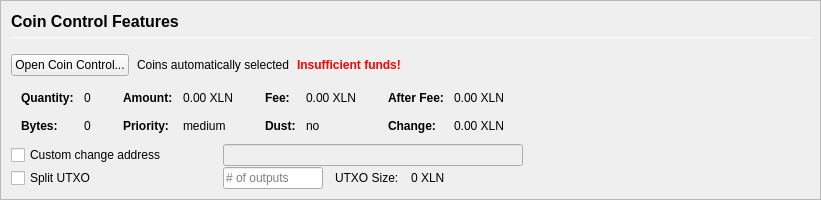
         <widget class="QFrame" name="frameCoinControl">
          <property name="sizePolicy">
           <sizepolicy hsizetype="Expanding" vsizetype="Expanding">
            <horstretch>0</horstretch>
            <verstretch>0</verstretch>
           </sizepolicy>
          </property>
          <property name="maximumSize">
           <size>
            <width>16777215</width>
            <height>16777215</height>
           </size>
          </property>
          <property name="frameShape">
           <enum>QFrame::StyledPanel</enum>
          </property>
          <property name="frameShadow">
           <enum>QFrame::Sunken</enum>
          </property>
          <layout class="QVBoxLayout" name="verticalLayoutCoinControl2">
           <property name="spacing">
            <number>0</number>
           </property>
           <property name="leftMargin">
            <number>0</number>
           </property>
           <property name="topMargin">
            <number>0</number>
           </property>
           <property name="rightMargin">
            <number>0</number>
           </property>
           <property name="bottomMargin">
            <number>0</number>
           </property>
           <item>
            <widget class="QFrame" name="frameCoinControl_BG">
             <layout class="QVBoxLayout" name="verticalLayoutCoinControl" stretch="0,0,0,0,0,0">
              <property name="spacing">
               <number>1</number>
              </property>
              <property name="leftMargin">
               <number>10</number>
              </property>
              <property name="topMargin">
               <number>10</number>
              </property>
              <item>
               <layout class="QHBoxLayout" name="horizontalLayoutCoinControl1">
                <property name="bottomMargin">
                 <number>15</number>
                </property>
                <item>
                 <layout class="QVBoxLayout" name="verticalLayout_3">
                  <property name="spacing">
                   <number>6</number>
                  </property>
                  <item>
                   <widget class="QLabel" name="labelCoinControlFeatures">
                    <property name="sizePolicy">
                     <sizepolicy hsizetype="Preferred" vsizetype="Maximum">
                      <horstretch>0</horstretch>
                      <verstretch>0</verstretch>
                     </sizepolicy>
                    </property>
                    <property name="minimumSize">
                     <size>
                      <width>0</width>
                      <height>20</height>
                     </size>
                    </property>
                    <property name="font">
                     <font>
                      <pointsize>12</pointsize>
                      <weight>75</weight>
                      <bold>true</bold>
                     </font>
                    </property>
                    <property name="styleSheet">
                     <string notr="true">font-weight:bold;</string>
                    </property>
                    <property name="text">
                     <string>Coin Control Features</string>
                    </property>
                   </widget>
                  </item>
                  <item>
                   <widget class="Line" name="line">
                    <property name="minimumSize">
                     <size>
                      <width>0</width>
                      <height>1</height>
                     </size>
                    </property>
                    <property name="maximumSize">
                     <size>
                      <width>16777215</width>
                      <height>1</height>
                     </size>
                    </property>
                    <property name="orientation">
                     <enum>Qt::Horizontal</enum>
                    </property>
                   </widget>
                  </item>
                 </layout>
                </item>
               </layout>
              </item>
              <item>
               <layout class="QHBoxLayout" name="horizontalLayoutCoinControl2" stretch="0,0,0,0">
                <property name="spacing">
                 <number>8</number>
                </property>
                <property name="bottomMargin">
                 <number>10</number>
                </property>
                <item>
                 <widget class="QPushButton" name="pushButtonCoinControl">
                  <property name="styleSheet">
                   <string notr="true"/>
                  </property>
                  <property name="text">
                   <string>Open Coin Control...</string>
                  </property>
                  <property name="autoDefault">
                   <bool>false</bool>
                  </property>
                 </widget>
                </item>
                <item>
                 <widget class="QLabel" name="labelCoinControlAutomaticallySelected">
                  <property name="text">
                   <string>Coins automatically selected</string>
                  </property>
                  <property name="margin">
                   <number>5</number>
                  </property>
                 </widget>
                </item>
                <item>
                 <widget class="QLabel" name="labelCoinControlInsuffFunds">
                  <property name="font">
                   <font>
                    <weight>75</weight>
                    <bold>true</bold>
                   </font>
                  </property>
                  <property name="styleSheet">
                   <string notr="true">color:red;font-weight:bold;</string>
                  </property>
                  <property name="text">
                   <string>Insufficient funds!</string>
                  </property>
                  <property name="margin">
                   <number>5</number>
                  </property>
                 </widget>
                </item>
                <item>
                 <spacer name="horizontalSpacerCoinControl">
                  <property name="orientation">
                   <enum>Qt::Horizontal</enum>
                  </property>
                  <property name="sizeHint" stdset="0">
                   <size>
                    <width>40</width>
                    <height>1</height>
                   </size>
                  </property>
                 </spacer>
                </item>
               </layout>
              </item>
              <item>
               <widget class="QWidget" name="widgetCoinControl" native="true">
                <property name="sizePolicy">
                 <sizepolicy hsizetype="Preferred" vsizetype="Preferred">
                  <horstretch>0</horstretch>
                  <verstretch>0</verstretch>
                 </sizepolicy>
                </property>
                <property name="minimumSize">
                 <size>
                  <width>0</width>
                  <height>0</height>
                 </size>
                </property>
                <property name="styleSheet">
                 <string notr="true"/>
                </property>
                <layout class="QHBoxLayout" name="horizontalLayoutCoinControl5">
                 <property name="leftMargin">
                  <number>0</number>
                 </property>
                 <property name="topMargin">
                  <number>0</number>
                 </property>
                 <property name="rightMargin">
                  <number>0</number>
                 </property>
                 <property name="bottomMargin">
                  <number>0</number>
                 </property>
                 <item>
                  <layout class="QHBoxLayout" name="horizontalLayoutCoinControl3" stretch="0,0,0,1">
                   <property name="spacing">
                    <number>20</number>
                   </property>
                   <property name="topMargin">
                    <number>0</number>
                   </property>
                   <property name="bottomMargin">
                    <number>10</number>
                   </property>
                   <item>
                    <layout class="QFormLayout" name="formLayoutCoinControl1">
                     <property name="horizontalSpacing">
                      <number>10</number>
                     </property>
                     <property name="verticalSpacing">
                      <number>14</number>
                     </property>
                     <property name="leftMargin">
                      <number>10</number>
                     </property>
                     <property name="topMargin">
                      <number>4</number>
                     </property>
                     <property name="rightMargin">
                      <number>6</number>
                     </property>
                     <item row="0" column="0">
                      <widget class="QLabel" name="labelCoinControlQuantityText">
                       <property name="font">
                        <font>
                         <weight>75</weight>
                         <bold>true</bold>
                        </font>
                       </property>
                       <property name="text">
                        <string>Quantity:</string>
                       </property>
                       <property name="margin">
                        <number>0</number>
                       </property>
                      </widget>
                     </item>
                     <item row="0" column="1">
                      <widget class="QLabel" name="labelCoinControlQuantity">
                       <property name="cursor">
                        <cursorShape>IBeamCursor</cursorShape>
                       </property>
                       <property name="contextMenuPolicy">
                        <enum>Qt::ActionsContextMenu</enum>
                       </property>
                       <property name="text">
                        <string notr="true">0</string>
                       </property>
                       <property name="margin">
                        <number>0</number>
                       </property>
                       <property name="textInteractionFlags">
                        <set>Qt::LinksAccessibleByMouse|Qt::TextSelectableByKeyboard|Qt::TextSelectableByMouse</set>
                       </property>
                      </widget>
                     </item>
                     <item row="1" column="0">
                      <widget class="QLabel" name="labelCoinControlBytesText">
                       <property name="font">
                        <font>
                         <weight>75</weight>
                         <bold>true</bold>
                        </font>
                       </property>
                       <property name="text">
                        <string>Bytes:</string>
                       </property>
                      </widget>
                     </item>
                     <item row="1" column="1">
                      <widget class="QLabel" name="labelCoinControlBytes">
                       <property name="cursor">
                        <cursorShape>IBeamCursor</cursorShape>
                       </property>
                       <property name="contextMenuPolicy">
                        <enum>Qt::ActionsContextMenu</enum>
                       </property>
                       <property name="text">
                        <string notr="true">0</string>
                       </property>
                       <property name="textInteractionFlags">
                        <set>Qt::LinksAccessibleByMouse|Qt::TextSelectableByKeyboard|Qt::TextSelectableByMouse</set>
                       </property>
                      </widget>
                     </item>
                    </layout>
                   </item>
                   <item>
                    <layout class="QFormLayout" name="formLayoutCoinControl2">
                     <property name="horizontalSpacing">
                      <number>10</number>
                     </property>
                     <property name="verticalSpacing">
                      <number>14</number>
                     </property>
                     <property name="leftMargin">
                      <number>6</number>
                     </property>
                     <property name="topMargin">
                      <number>4</number>
                     </property>
                     <property name="rightMargin">
                      <number>6</number>
                     </property>
                     <item row="0" column="0">
                      <widget class="QLabel" name="labelCoinControlAmountText">
                       <property name="font">
                        <font>
                         <weight>75</weight>
                         <bold>true</bold>
                        </font>
                       </property>
                       <property name="text">
                        <string>Amount:</string>
                       </property>
                       <property name="margin">
                        <number>0</number>
                       </property>
                      </widget>
                     </item>
                     <item row="0" column="1">
                      <widget class="QLabel" name="labelCoinControlAmount">
                       <property name="cursor">
                        <cursorShape>IBeamCursor</cursorShape>
                       </property>
                       <property name="contextMenuPolicy">
                        <enum>Qt::ActionsContextMenu</enum>
                       </property>
                       <property name="text">
                        <string notr="true">0.00 XLN</string>
                       </property>
                       <property name="textInteractionFlags">
                        <set>Qt::LinksAccessibleByMouse|Qt::TextSelectableByKeyboard|Qt::TextSelectableByMouse</set>
                       </property>
                      </widget>
                     </item>
                     <item row="1" column="0">
                      <widget class="QLabel" name="labelCoinControlPriorityText">
                       <property name="font">
                        <font>
                         <weight>75</weight>
                         <bold>true</bold>
                        </font>
                       </property>
                       <property name="text">
                        <string>Priority:</string>
                       </property>
                      </widget>
                     </item>
                     <item row="1" column="1">
                      <widget class="QLabel" name="labelCoinControlPriority">
                       <property name="cursor">
                        <cursorShape>IBeamCursor</cursorShape>
                       </property>
                       <property name="contextMenuPolicy">
                        <enum>Qt::ActionsContextMenu</enum>
                       </property>
                       <property name="text">
                        <string>medium</string>
                       </property>
                       <property name="textInteractionFlags">
                        <set>Qt::LinksAccessibleByMouse|Qt::TextSelectableByKeyboard|Qt::TextSelectableByMouse</set>
                       </property>
                      </widget>
                     </item>
                    </layout>
                   </item>
                   <item>
                    <layout class="QFormLayout" name="formLayoutCoinControl3">
                     <property name="horizontalSpacing">
                      <number>10</number>
                     </property>
                     <property name="verticalSpacing">
                      <number>14</number>
                     </property>
                     <property name="leftMargin">
                      <number>6</number>
                     </property>
                     <property name="topMargin">
                      <number>4</number>
                     </property>
                     <property name="rightMargin">
                      <number>6</number>
                     </property>
                     <item row="0" column="0">
                      <widget class="QLabel" name="labelCoinControlFeeText">
                       <property name="font">
                        <font>
                         <weight>75</weight>
                         <bold>true</bold>
                        </font>
                       </property>
                       <property name="text">
                        <string>Fee:</string>
                       </property>
                       <property name="margin">
                        <number>0</number>
                       </property>
                      </widget>
                     </item>
                     <item row="0" column="1">
                      <widget class="QLabel" name="labelCoinControlFee">
                       <property name="cursor">
                        <cursorShape>IBeamCursor</cursorShape>
                       </property>
                       <property name="contextMenuPolicy">
                        <enum>Qt::ActionsContextMenu</enum>
                       </property>
                       <property name="text">
                        <string notr="true">0.00 XLN</string>
                       </property>
                       <property name="textInteractionFlags">
                        <set>Qt::LinksAccessibleByMouse|Qt::TextSelectableByKeyboard|Qt::TextSelectableByMouse</set>
                       </property>
                      </widget>
                     </item>
                     <item row="1" column="0">
                      <widget class="QLabel" name="labelCoinControlLowOutputText">
                       <property name="font">
                        <font>
                         <weight>75</weight>
                         <bold>true</bold>
                        </font>
                       </property>
                       <property name="text">
                        <string>Dust:</string>
                       </property>
                      </widget>
                     </item>
                     <item row="1" column="1">
                      <widget class="QLabel" name="labelCoinControlLowOutput">
                       <property name="cursor">
                        <cursorShape>IBeamCursor</cursorShape>
                       </property>
                       <property name="contextMenuPolicy">
                        <enum>Qt::ActionsContextMenu</enum>
                       </property>
                       <property name="text">
                        <string>no</string>
                       </property>
                       <property name="textInteractionFlags">
                        <set>Qt::LinksAccessibleByMouse|Qt::TextSelectableByKeyboard|Qt::TextSelectableByMouse</set>
                       </property>
                      </widget>
                     </item>
                    </layout>
                   </item>
                   <item>
                    <layout class="QFormLayout" name="formLayoutCoinControl4">
                     <property name="horizontalSpacing">
                      <number>10</number>
                     </property>
                     <property name="verticalSpacing">
                      <number>14</number>
                     </property>
                     <property name="leftMargin">
                      <number>6</number>
                     </property>
                     <property name="topMargin">
                      <number>4</number>
                     </property>
                     <property name="rightMargin">
                      <number>6</number>
                     </property>
                     <item row="0" column="0">
                      <widget class="QLabel" name="labelCoinControlAfterFeeText">
                       <property name="font">
                        <font>
                         <weight>75</weight>
                         <bold>true</bold>
                        </font>
                       </property>
                       <property name="text">
                        <string>After Fee:</string>
                       </property>
                       <property name="margin">
                        <number>0</number>
                       </property>
                      </widget>
                     </item>
                     <item row="0" column="1">
                      <widget class="QLabel" name="labelCoinControlAfterFee">
                       <property name="cursor">
                        <cursorShape>IBeamCursor</cursorShape>
                       </property>
                       <property name="contextMenuPolicy">
                        <enum>Qt::ActionsContextMenu</enum>
                       </property>
                       <property name="text">
                        <string notr="true">0.00 XLN</string>
                       </property>
                       <property name="textInteractionFlags">
                        <set>Qt::LinksAccessibleByMouse|Qt::TextSelectableByKeyboard|Qt::TextSelectableByMouse</set>
                       </property>
                      </widget>
                     </item>
                     <item row="1" column="0">
                      <widget class="QLabel" name="labelCoinControlChangeText">
                       <property name="font">
                        <font>
                         <weight>75</weight>
                         <bold>true</bold>
                        </font>
                       </property>
                       <property name="text">
                        <string>Change:</string>
                       </property>
                      </widget>
                     </item>
                     <item row="1" column="1">
                      <widget class="QLabel" name="labelCoinControlChange">
                       <property name="cursor">
                        <cursorShape>IBeamCursor</cursorShape>
                       </property>
                       <property name="contextMenuPolicy">
                        <enum>Qt::ActionsContextMenu</enum>
                       </property>
                       <property name="text">
                        <string notr="true">0.00 XLN</string>
                       </property>
                       <property name="textInteractionFlags">
                        <set>Qt::LinksAccessibleByMouse|Qt::TextSelectableByKeyboard|Qt::TextSelectableByMouse</set>
                       </property>
                      </widget>
                     </item>
                    </layout>
                   </item>
                  </layout>
                 </item>
                </layout>
               </widget>
              </item>
              <item>
               <layout class="QHBoxLayout" name="horizontalLayoutCoinControl4">
                <property name="spacing">
                 <number>12</number>
                </property>
                <property name="sizeConstraint">
                 <enum>QLayout::SetDefaultConstraint</enum>
                </property>
                <property name="topMargin">
                 <number>0</number>
                </property>
                <property name="rightMargin">
                 <number>0</number>
                </property>
                <item>
                 <widget class="QCheckBox" name="checkBoxCoinControlChange">
                  <property name="sizePolicy">
                   <sizepolicy hsizetype="Preferred" vsizetype="Preferred">
                    <horstretch>0</horstretch>
                    <verstretch>0</verstretch>
                   </sizepolicy>
                  </property>
                  <property name="minimumSize">
                   <size>
                    <width>200</width>
                    <height>0</height>
                   </size>
                  </property>
                  <property name="maximumSize">
                   <size>
                    <width>200</width>
                    <height>16777215</height>
                   </size>
                  </property>
                  <property name="toolTip">
                   <string>If this is activated, but the change address is empty or invalid, change will be sent to a newly generated address.</string>
                  </property>
                  <property name="text">
                   <string>Custom change address</string>
                  </property>
                 </widget>
                </item>
                <item>
                 <widget class="QValidatedLineEdit" name="lineEditCoinControlChange">
                  <property name="enabled">
                   <bool>false</bool>
                  </property>
                  <property name="sizePolicy">
                   <sizepolicy hsizetype="Preferred" vsizetype="Preferred">
                    <horstretch>0</horstretch>
                    <verstretch>0</verstretch>
                   </sizepolicy>
                  </property>
                  <property name="minimumSize">
                   <size>
                    <width>300</width>
                    <height>0</height>
                   </size>
                  </property>
                 </widget>
                </item>
                <item>
                 <widget class="QLabel" name="labelCoinControlChangeLabel">
                  <property name="sizePolicy">
                   <sizepolicy hsizetype="Preferred" vsizetype="Preferred">
                    <horstretch>0</horstretch>
                    <verstretch>0</verstretch>
                   </sizepolicy>
                  </property>
                  <property name="minimumSize">
                   <size>
                    <width>100</width>
                    <height>0</height>
                   </size>
                  </property>
                  <property name="text">
                   <string/>
                  </property>
                  <property name="margin">
                   <number>3</number>
                  </property>
                 </widget>
                </item>
               </layout>
              </item>
              <item>
               <layout class="QHBoxLayout" name="horizontalLayoutCoinControl6">
                <property name="spacing">
                 <number>12</number>
                </property>
                <property name="rightMargin">
                 <number>0</number>
                </property>
                <item>
                 <widget class="QCheckBox" name="splitBlockCheckBox">
                  <property name="sizePolicy">
                   <sizepolicy hsizetype="Preferred" vsizetype="Preferred">
                    <horstretch>0</horstretch>
                    <verstretch>0</verstretch>
                   </sizepolicy>
                  </property>
                  <property name="minimumSize">
                   <size>
                    <width>200</width>
                    <height>0</height>
                   </size>
                  </property>
                  <property name="maximumSize">
                   <size>
                    <width>200</width>
                    <height>16777215</height>
                   </size>
                  </property>
                  <property name="text">
                   <string>Split UTXO</string>
                  </property>
                 </widget>
                </item>
                <item>
                 <widget class="QLineEdit" name="splitBlockLineEdit">
                  <property name="sizePolicy">
                   <sizepolicy hsizetype="Preferred" vsizetype="Preferred">
                    <horstretch>50</horstretch>
                    <verstretch>0</verstretch>
                   </sizepolicy>
                  </property>
                  <property name="minimumSize">
                   <size>
                    <width>100</width>
                    <height>0</height>
                   </size>
                  </property>
                  <property name="maximumSize">
                   <size>
                    <width>100</width>
                    <height>16777215</height>
                   </size>
                  </property>
                  <property name="placeholderText">
                   <string># of outputs</string>
                  </property>
                 </widget>
                </item>
                <item>
                 <widget class="QLabel" name="labelBlockSizeText">
                  <property name="text">
                   <string>UTXO Size:</string>
                  </property>
                 </widget>
                </item>
                <item>
                 <widget class="QLabel" name="labelBlockSize">
                  <property name="text">
                   <string>0 XLN</string>
                  </property>
                 </widget>
                </item>
                <item>
                 <spacer name="horizontalSpacer_7">
                  <property name="orientation">
                   <enum>Qt::Horizontal</enum>
                  </property>
                  <property name="sizeHint" stdset="0">
                   <size>
                    <width>40</width>
                    <height>20</height>
                   </size>
                  </property>
                 </spacer>
                </item>
               </layout>
              </item>
              <item>
               <spacer name="verticalSpacerCoinControl">
                <property name="orientation">
                 <enum>Qt::Vertical</enum>
                </property>
                <property name="sizeHint" stdset="0">
                 <size>
                  <width>800</width>
                  <height>1</height>
                 </size>
                </property>
               </spacer>
              </item>
             </layout>
            </widget>
           </item>
          </layout>
         </widget>
